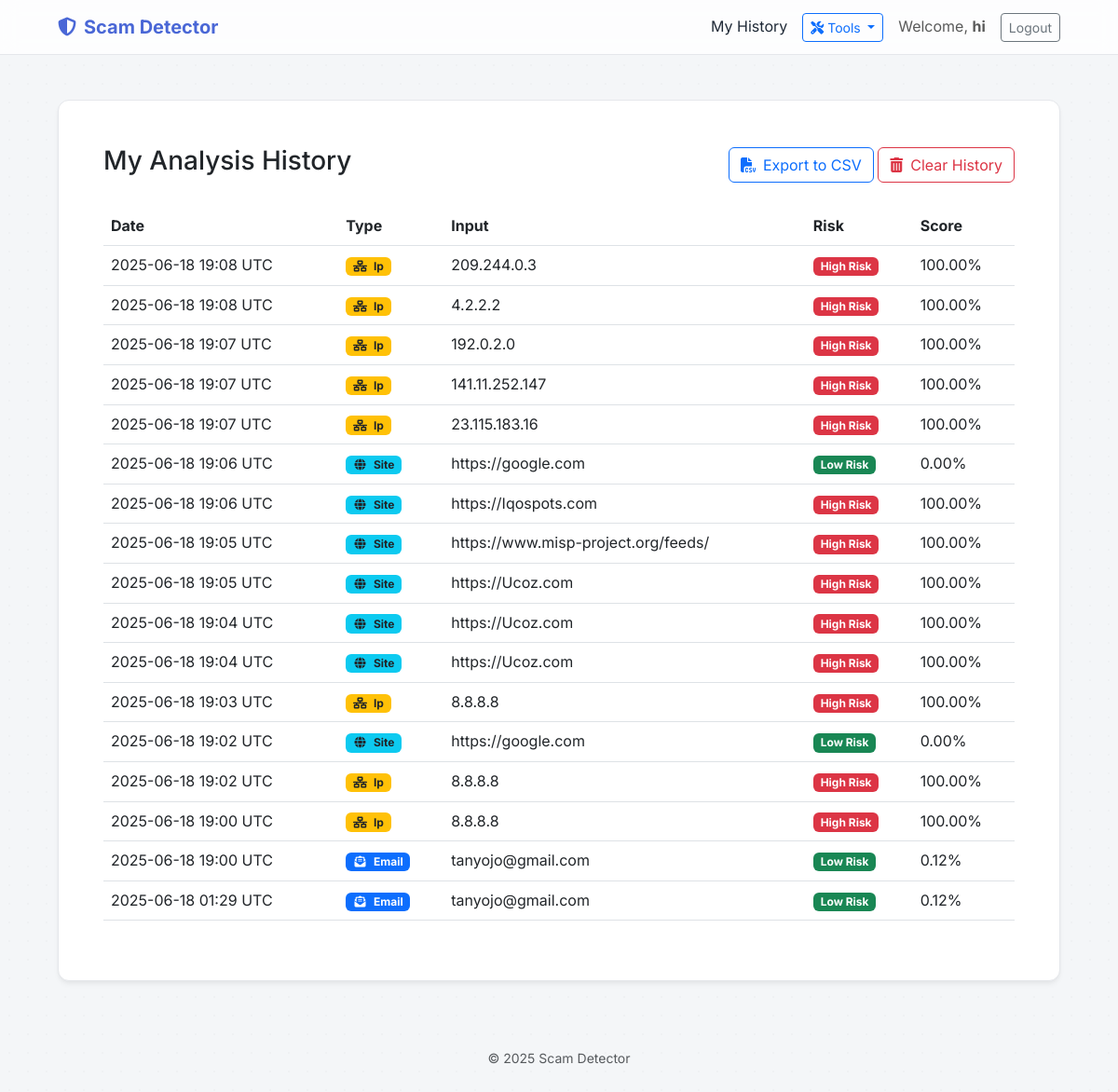
The app's page /history (signed in), older data.
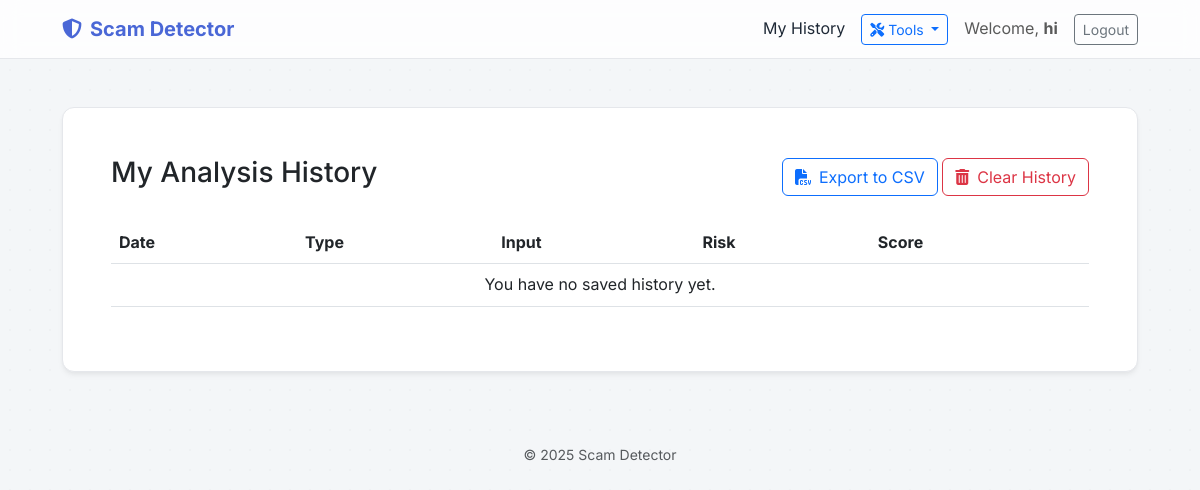
The same page, newer data.
### app.py (models this page shows, shortened)
class User(UserMixin, db.Model):
    id = db.Column(db.Integer, primary_key=True)
    username = db.Column(db.String(150), unique=True, nullable=False)
    password_hash = db.Column(db.String(256), nullable=False)
    history = db.relationship('History', backref='author', lazy=True)

class History(db.Model):
    id = db.Column(db.Integer, primary_key=True)
    check_type = db.Column(db.String(50), nullable=False)
    input_data = db.Column(db.String(500), nullable=False)
    risk = db.Column(db.String(50))
    probability = db.Column(db.String(20))
    details = db.Column(db.JSON)
    timestamp = db.Column(db.DateTime, nullable=False, default=lambda: datetime.now(timezone.utc))
    user_id = db.Column(db.Integer, db.ForeignKey('user.id'), nullable=False)

### app.py (the view)
@app.route('/history')
@login_required
def history():
    history_records = History.query.filter_by(user_id=current_user.id).order_by(History.timestamp.desc()).all()
    return render_template('history.html', history_records=history_records)

### app.py (called while the page is built)
@login_manager.user_loader
def load_user(user_id):
    return User.query.get(int(user_id))

### templates/history.html (shortened to what this page needs)
{% extends "base.html" %}
{% block content %}
<div class="card p-4 p-md-5">
    <div class="d-flex justify-content-between align-items-center mb-4">
      <h3>My Analysis History</h3>
      <div>
        <a href="{{ url_for('export_csv') }}" class="btn btn-outline-primary"><i class="fas fa-file-csv me-2"></i>Export to CSV</a>
        <form action="{{ url_for('clear_history') }}" method="POST" class="d-inline">
            <button type="submit" class="btn btn-outline-danger" onclick="return confirm('Are you sure you want to permanently delete your entire history?');">
                <i class="fas fa-trash-alt me-2"></i>Clear History
            </button>
        </form>
      </div>
    </div>
    <div class="table-responsive">
        <table class="table table-hover align-middle">
            <thead>
                <tr>
                    <th>Date</th>
                    <th>Type</th>
                    <th>Input</th>
                    <th>Risk</th>
                    <th>Score</th>
                </tr>
            </thead>
            <tbody>
                {% for record in history_records %}
                <tr>
                    <td>{{ record.timestamp.strftime('%Y-%m-%d %H:%M') }} UTC</td>
                    <td>
                        {% if record.check_type == 'email' %}<span class="badge bg-primary"><i class="fas fa-envelope-open-text fa-fw me-1"></i> {{ record.check_type|capitalize }}</span>
                        {% elif record.check_type == 'ip' %}<span class="badge bg-warning text-dark"><i class="fas fa-network-wired fa-fw me-1"></i> {{ record.check_type|capitalize }}</span>
                        {% elif record.check_type == 'site' %}<span class="badge bg-info text-dark"><i class="fas fa-globe fa-fw me-1"></i> {{ record.check_type|capitalize }}</span>
                        {% elif record.check_type == 'sms' %}<span class="badge" style="background-color: #5865F2; color: white;"><i class="fas fa-comment-dots fa-fw me-1"></i> {{ record.check_type|capitalize }}</span>
                        {% endif %}
                    </td>
                    <td class="text-truncate" style="max-width: 300px;">{{ record.input_data }}</td>
                    <td>
                      <span class="badge {% if record.risk=='High Risk' %}bg-danger{% elif record.risk=='Medium Risk' %}bg-warning text-dark{% else %}bg-success{% endif %}">{{ record.risk }}</span>
                    </td>
                    <td>{{ record.probability }}</td>
                </tr>
                {% else %}
                <tr>
                    <td colspan="5" class="text-center">You have no saved history yet.</td>
                </tr>
                {% endfor %}
            </tbody>
        </table>
    </div>
</div>
{% endblock %}

### templates/base.html (shortened to what this page needs)
<!doctype html>
<html lang="en">
<head>
  <link href="https://cdn.jsdelivr.net/npm/bootstrap@5.3.0/dist/css/bootstrap.min.css" rel="stylesheet">
  <link href="https://cdnjs.cloudflare.com/ajax/libs/font-awesome/6.4.0/css/all.min.css" rel="stylesheet">
  <link rel="stylesheet" href="{{ url_for('static', filename='style.css') }}">
</head>
<body class="body-bg">
  <nav class="navbar navbar-expand-lg sticky-top">
    <div class="container main-container">
      <a class="navbar-brand" href="{{ url_for('index') }}"><i class="fas fa-shield-alt me-2"></i>Scam Detector</a>
      <div class="d-flex align-items-center">
        {% if current_user.is_authenticated %}
          <a href="{{ url_for('history') }}" class="nav-link me-3">My History</a>
          <div class="dropdown me-3">
            <button class="btn btn-outline-primary btn-sm dropdown-toggle" type="button" data-bs-toggle="dropdown" aria-expanded="false">
              <i class="fas fa-tools"></i> Tools
            </button>
          </div>
          <span class="navbar-text me-3">
            Welcome, <strong>{{ current_user.username }}</strong>
          </span>
          <a href="{{ url_for('logout') }}" class="btn btn-outline-secondary btn-sm">Logout</a>
        {% else %}
          <a href="{{ url_for('login') }}" class="btn btn-outline-primary btn-sm me-2">Login</a>
          <a href="{{ url_for('register') }}" class="btn btn-primary btn-sm">Register</a>
        {% endif %}
      </div>
    </div>
  </nav>
  <main class="container main-container my-5">
    {% block content %}{% endblock %}
  </main>
  <footer class="text-center py-4 text-muted">
    &copy; 2025 Scam Detector
  </footer>
</body>
</html>

### static/style.css (style rules this page uses)
:root { --primary-color: #4A67D6; --primary-hover: #3B52B5; --high-risk-bg: #FEE2E2; --high-risk-text: #DC2626; --medium-risk-bg: #FEF3C7; --medium-risk-text: #D97706; --low-risk-bg: #D1FAE5; --low-risk-text: #059669; --verified-bg: var(--low-risk-bg); --verified-text: var(--low-risk-text); --unverified-bg: #E5E7EB; --unverified-text: #4B5563; --bg-white: #ffffff; --text-dark: #1F2937; --text-muted: #6B7280; --border-color: #E5E7EB; }
body.body-bg { background-color: #f4f6f8; background-image: radial-gradient(circle, rgba(0,0,0,0.02) 1px, transparent 1px); background-size: 20px 20px; }
body { font-family: 'Inter', sans-serif; color: var(--text-dark); line-height: 1.6; }
.navbar { background-color: rgba(255, 255, 255, 0.8); backdrop-filter: blur(10px); border-bottom: 1px solid var(--border-color); }
.navbar-brand { font-weight: 700; color: var(--primary-color) !important; }
.main-container { max-width: 1100px; }
.card { background: var(--bg-white); border: 1px solid var(--border-color); border-radius: .75rem; box-shadow: 0 4px 6px -1px rgba(0,0,0,0.05), 0 2px 4px -1px rgba(0,0,0,0.04); }
footer { text-align: center; padding: 2rem 0; font-size: .875rem; color: var(--text-muted); }

Row changes from the older to the newer data that the page shows:
removed History: timestamp "2025-06-18 19:08", check_type "Ip", input_data "209.244.0.3", risk "High Risk", probability "100.00%"
removed History: timestamp "2025-06-18 19:08", check_type "Ip", input_data "4.2.2.2", risk "High Risk", probability "100.00%"
removed History: timestamp "2025-06-18 19:07", check_type "Ip", input_data "192.0.2.0", risk "High Risk", probability "100.00%"
removed History: timestamp "2025-06-18 19:07", check_type "Ip", input_data "141.11.252.147", risk "High Risk", probability "100.00%"
removed History: timestamp "2025-06-18 19:07", check_type "Ip", input_data "23.115.183.16", risk "High Risk", probability "100.00%"
removed History: timestamp "2025-06-18 19:06", check_type "Site", input_data "https://google.com", risk "Low Risk", probability "0.00%"
removed History: timestamp "2025-06-18 19:06", check_type "Site", input_data "https://Iqospots.com", risk "High Risk", probability "100.00%"
removed History: timestamp "2025-06-18 19:05", check_type "Site", input_data "https://www.misp-project.org/feeds/", risk "High Risk", probability "100.00%"
removed History: timestamp "2025-06-18 19:05", check_type "Site", input_data "https://Ucoz.com", risk "High Risk", probability "100.00%"
removed History: timestamp "2025-06-18 19:04", check_type "Site", input_data "https://Ucoz.com", risk "High Risk", probability "100.00%"
removed History: timestamp "2025-06-18 19:04", check_type "Site", input_data "https://Ucoz.com", risk "High Risk", probability "100.00%"
removed History: timestamp "2025-06-18 19:03", check_type "Ip", input_data "8.8.8.8", risk "High Risk", probability "100.00%"
removed History: timestamp "2025-06-18 19:02", check_type "Site", input_data "https://google.com", risk "Low Risk", probability "0.00%"
removed History: timestamp "2025-06-18 19:02", check_type "Ip", input_data "8.8.8.8", risk "High Risk", probability "100.00%"
removed History: timestamp "2025-06-18 19:00", check_type "Ip", input_data "8.8.8.8", risk "High Risk", probability "100.00%"
removed History: timestamp "2025-06-18 19:00", check_type "Email", input_data "tanyojo@gmail.com", risk "Low Risk", probability "0.12%"
removed History: timestamp "2025-06-18 01:29", check_type "Email", input_data "tanyojo@gmail.com", risk "Low Risk", probability "0.12%"
Text that changed along with them:
text now shown: "You have no saved history yet."
